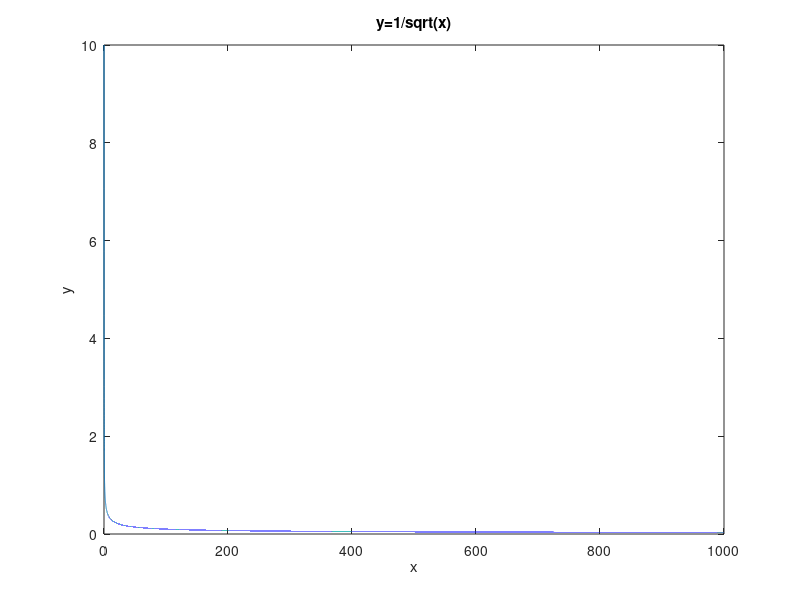
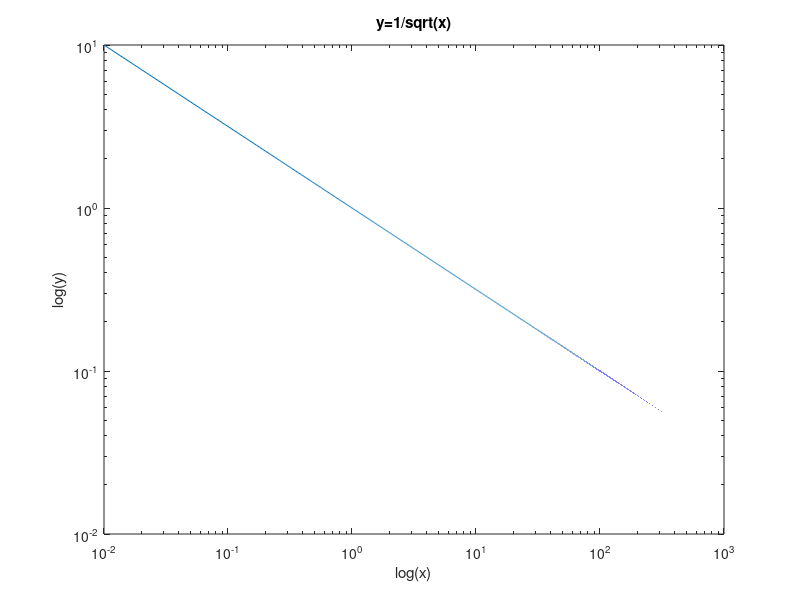
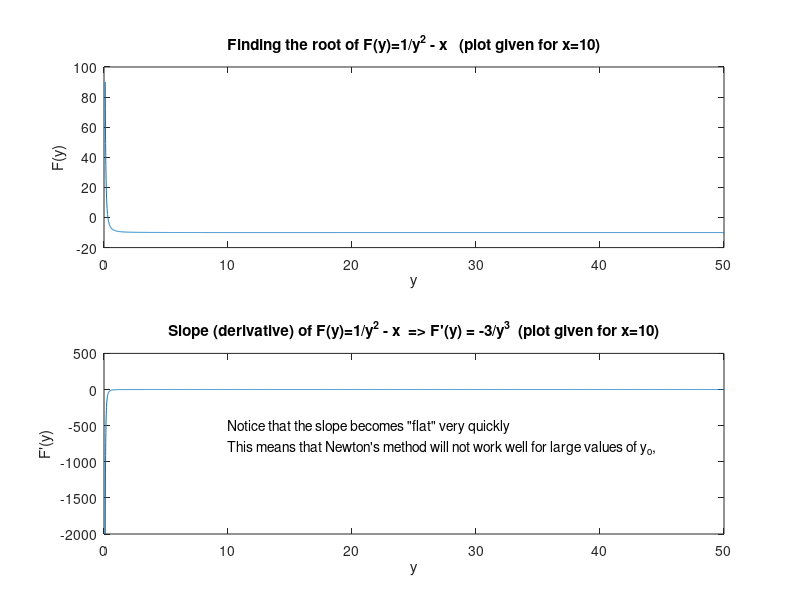
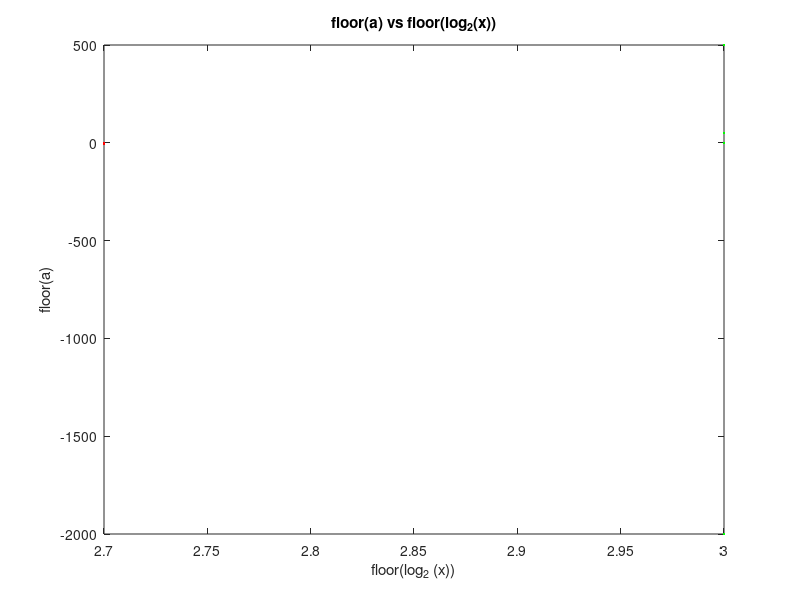

MATLAB code to generate these figures, in order: (Note: this script raises an error after producing the figures.)
%--------------------------------------------------------------------------
% Description:  Matlab simulation code for studying the hardware 
% implementation of y = 1/sqrt(x);
%--------------------------------------------------------------------------
% Author:       Ross K. Snider
% Company:      Montana State University
% Create Date:  Feb 17, 2013
% Script Name:  rsqrt.m
% Tool Version: MATLAB: 8.0.0.783 (R2012b)
% Revision:     1.0
%--------------------------------------------------------------------------
% Copyright (c) 2013 Ross K. Snider.
% All rights reserved. Redistribution and use in source and binary forms 
% are permitted provided that the above copyright notice and this paragraph 
% are duplicated in all such forms and that any documentation, advertising 
% materials, and other materials related to such distribution and use 
% acknowledge that the software was developed by Montana State University 
% (MSU).  The name of MSU may not be used to endorse or promote products 
% derived from this software without specific prior written permission.
% THIS SOFTWARE IS PROVIDED ``AS IS'' AND WITHOUT ANY EXPRESS OR
% IMPLIED WARRANTIES, INCLUDING, WITHOUT LIMITATION, THE IMPLIED
% WARRANTIES OF MERCHANTABILITY AND FITNESS FOR A PARTICULAR PURPOSE. 
%--------------------------------------------------------------------------

clear all
close all
%-----------------------------------------------
% Newton's Method for y = 1/sqrt(x);
% Define F(y) = 1/(y^2) - x.
% Find F(y) = 0;
% Solution: y(k+1) = (y(k)*(3-x*y(k)^2))/2  where y0 is the initial guess
%------------------------------------------------


%----------------------------------------
% Plot the function y=1/sqrt(x)
%----------------------------------------
fs = 100;
xmax = 1000;
x=1/fs:1/fs:xmax;
y=1./(sqrt(x));
figure(1)
plot(x,y)
xlabel('x')
ylabel('y')
title('y=1/sqrt(x)')

%----------------------------------------
% Plot the function y=1/sqrt(x)
% on a loglog scale
%----------------------------------------
figure(2)
loglog(x,y)
xlabel('log(x)')
ylabel('log(y)')
title('y=1/sqrt(x)')

figure(3);
subplot(2,1,1)
x=10;
y=0.1:0.01:50;
fy = (1./(y.^2)) - x;
plot(y,fy)
xlabel('y')
ylabel('F(y)')
title('Finding the root of F(y)=1/y^2 - x   (plot given for x=10)')
subplot(2,1,2)
fy = -2./(y.^3);
plot(y,fy)
xlabel('y')
ylabel('F''(y)')
title('Slope (derivative) of F(y)=1/y^2 - x  => F''(y) = -3/y^3  (plot given for x=10)')
text(10,-500,'Notice that the slope becomes "flat" very quickly')
text(10,-800,'This means that Newton''s method will not work well for large values of y_o,')
a=axis;
a(4) = 500;
axis(a);

figure(5)
plot(floor(log2(x)),floor(a),'g'); hold on
xlabel('floor(log_2 (x))')
ylabel('floor(a)')
title('floor(a) vs floor(log_2(x))')
a=axis;
xv = a(1):a(2);
yv = xv*(-3/2);
plot(xv,yv,'r')
text(-2, 5, 'Red line : y = -3/2x')



%--------------------------------------------------------------------------
% Hardware Simulation
%--------------------------------------------------------------------------
WordLength = 28;
FractionLength = 14;
IntegerLength = WordLength-FractionLength;
%-------------------------------------
% Create lookup table for (x)^(-3/2)
%-------------------------------------
Nbits_address = 8;
Nbits_output  = FractionLength+1;
for i=0:(2^Nbits_address-1)
    x_beta_table{i+1}.address = i;
    fa = fi(i,0,Nbits_address,0);
    fa_bits = fa.bin;
    fb = fi(0, 0, Nbits_address+1, Nbits_address);
    fb.bin = ['1' fa_bits];
    x_beta_table{i+1}.input_value = double(fb);
    x_beta_table{i+1}.input_bits = fa.bin;
    fy = fi(double(fb)^(-3/2),0,Nbits_output,Nbits_output-1);
    x_beta_table{i+1}.output_value = double(fy);
    x_beta_table{i+1}.output_bits = fy.bin;
%     i
%     x_beta_table{i+1}
%     pause
end

%--------------------------------
% Only create values of x
% that can be represented by
% the fixed-point word
%--------------------------------
Nx = 1000;
minexp = log10(2^(-FractionLength));
maxexp = log10(2^IntegerLength-1);
exp_step = (maxexp-minexp)/(Nx-1);
v=minexp:exp_step:maxexp;  % create a line in exponential space
xv = 10.^v;
x = double(fi(xv,0,WordLength,FractionLength));  % only include values of x that can be represented by the fixed-point word

hs_iteration_count = size(x);
hs_initial_error   = size(x);
hs_final_error     = size(x);
for k=1:Nx
    if mod(k,100) == 0
       [k Nx]
    end
    
    fx = fi(x(k),0,WordLength,FractionLength);  % Fixed-point representation of x
    s1 = fx.bin;
    %-----------------------------------
    % step 1: Count leading zeros (lzc)
    %-----------------------------------
    lzc = 0;
    for i=1:WordLength
        if s1(i) == '0'
            lzc = lzc + 1;
        else
            break
        end
    end
    %-----------------------------------
    % step 2: compute beta
    %-----------------------------------    
    beta  = WordLength - FractionLength - lzc - 1;   % beta is the power of two (2^beta) of the first 1 in the unsigned word 
    beta_odd = mod(beta,2);
    %-----------------------------------
    % step 3: compute alpha
    %-----------------------------------    
    if beta_odd == 1
        alpha = -2*beta + beta/2 + 0.5;  % alpha = -3/2 beta  (written as powers of two for shift and add); 
    else
        alpha = -2*beta + beta/2;
    end
    %-----------------------------------
    % step 4: shift x by alpha bits
    %-----------------------------------    
    x_alpha_shifted = fx;
    x_alpha_shifted = bitshift(fx,alpha);   
    s2 = x_alpha_shifted.bin;
    %-----------------------------------
    % step 5: shift x by -beta bits
    %-----------------------------------    
    x_beta_shifted = fx;
    x_beta_shifted = bitshift(fx,-beta);   % alpha is made negative since the bitshift function shifts left for positive values of the bit shift
    s3 = x_beta_shifted.bin;
    %------------------------------------------------
    % step 6: get (x_beta)^(-3/2) from lookup table
    %------------------------------------------------  
    address = s3(IntegerLength+1:IntegerLength+Nbits_address);
    ta = fi(0,0,Nbits_address,0);
    ta.bin =  address;
    table_index = double(ta);
    table_bits = x_beta_table{table_index+1}.output_bits;
    x_beta_lookup = fi(0,0,WordLength,FractionLength);
    bs1 = fi(0,0,IntegerLength-1,0);
    x_beta_lookup.bin = [bs1.bin table_bits];
    %------------------------------------------------
    % step 7: Compute y0
    %------------------------------------------------      
    if beta_odd == 1
        y0 = double(x_alpha_shifted) * double(x_beta_lookup) * 0.707106781186547;
    else
        y0 = double(x_alpha_shifted) * double(x_beta_lookup); 
    end
    %------------------------------------------------
    % Get error of y0
    %------------------------------------------------      
    yt=1/sqrt(x(k));
    initial_error=y0-yt;
    %------------------------------------------------
    % Perform convergence and count iterations
    % Note: this is still not a "pure" fixed-point
    % study since we are not yet controlling
    % rounding modes, internal bitwidths, etc. ...
    %------------------------------------------------          
    iteration_threshold = 10^(-10);
    iteration_limit = 1000;
    iteration_count = 0;
    y = y0;
    iteration_error = abs(yt-y);
    while iteration_error > iteration_threshold
        y = y*(3-x(k)*y*y)/2;
        iteration_count = iteration_count + 1;
        iteration_error = abs(yt-y);
        if iteration_count > iteration_limit
            break;
        end
    end
    hs_iteration_count(k)    = iteration_count;
    hs_initial_error(k)      = initial_error;
    hs_final_error(k)        = iteration_error;
    
    display_this = 0;
    if display_this == 1
        %----------------------------------------------
        % visualize shifts (with binary point added)
        %----------------------------------------------
        disp(['k =' num2str(k) '  x=' num2str(x(k))   '   1/sqrt(x)=' num2str(1/sqrt(x(k))) ])
        disp(['binary of x               :  ' s1(1:IntegerLength) '.' s1(IntegerLength+1:end)])
        disp(['x = ' num2str(x(k))])
        disp(['binary of alpha shifted x :  ' s2(1:IntegerLength) '.' s2(IntegerLength+1:end)])
        disp(['x alpha shifted = ' num2str(double(x_alpha_shifted))])
        disp(['binary of beta shifted x  :  ' s3(1:IntegerLength) '.' s3(IntegerLength+1:end)])
        disp(['x beta shifted = ' num2str(double(x_beta_shifted))])
        disp(['y0 =' num2str(y0) '   1/sqrt(x)=' num2str(y) '   initial error = ' num2str(initial_error) '  beta odd = ' num2str(beta_odd)])
        disp(['iteration_count = ' num2str(iteration_count)])
        pause
    end
    
 
end

figure(6)
semilogx(x,hs_iteration_count)
xlabel('log10(x)')
ylabel('Iteration Count');
title([ 'Convergence for 1/sqrt(x)  Maximum iterations for x in the domain [' num2str(min(x)) '  ' num2str(max(x)) '] = '  num2str(max(hs_iteration_count)) ]);

figure(7)
subplot(2,1,1)
semilogx(x,abs(hs_initial_error))
xlabel('log10(x)')
ylabel('abs(Initial Error)');
title('Initial Error  (y_0 - x^{-1/2})');

subplot(2,1,2)
semilogx(x,hs_final_error)
xlabel('log10(x)')
ylabel('Final Error');
title(['Final Error  (convergence threshold = ' num2str(iteration_threshold) ')'  ]);


